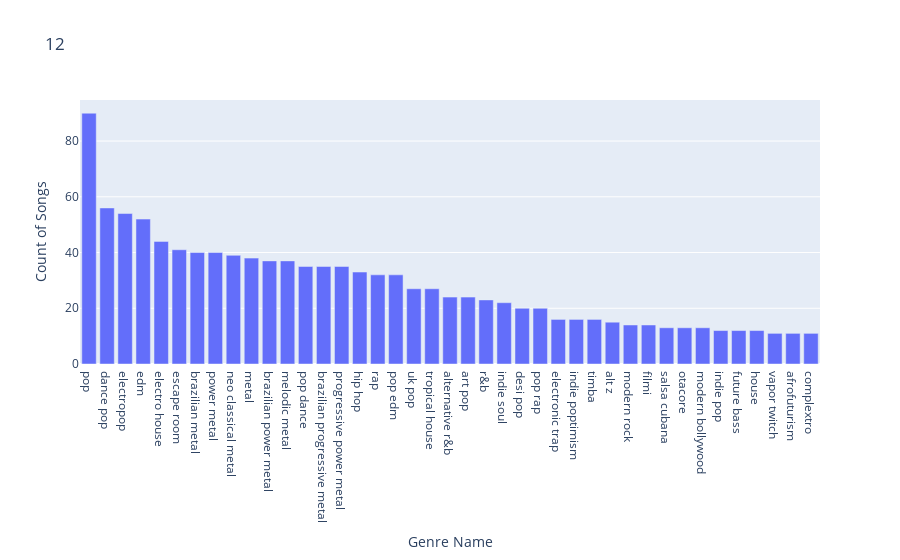
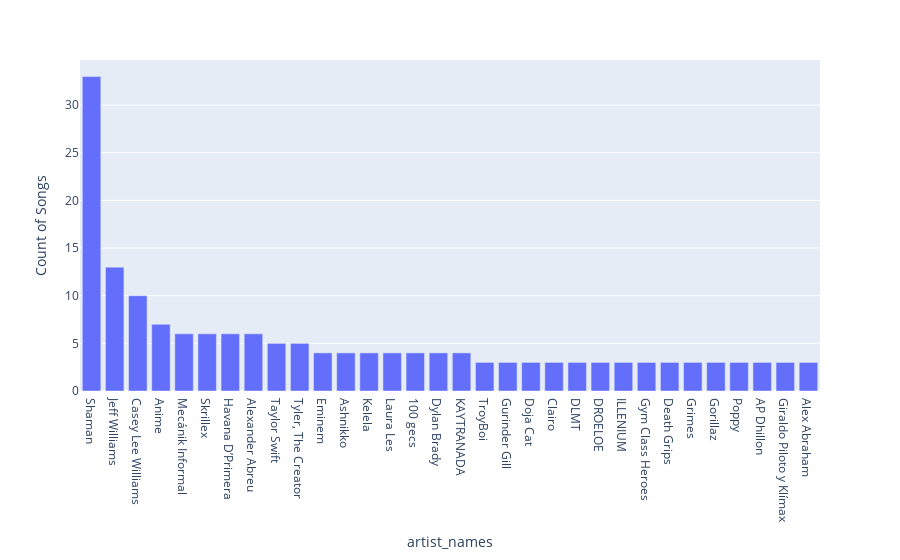

Notebook cell for these charts, in order:
### Markdown cell above
### Genre and Artist Based

### Code cell
###### Dataframe Cleanup
artist_genre_song = top50[["artist_names", "genres", "name"]]
artist_genre_song["artist_names"] = artist_genre_song["artist_names"].apply(literal_eval)
artist_genre_song["genres"] = artist_genre_song["genres"].apply(literal_eval)
artist_genre_song = artist_genre_song.explode('artist_names')
artist_genre_song = artist_genre_song.explode('genres')
artist_genre_song = artist_genre_song.explode('genres')

###### Creating Ranking for Genres & Artists respectively
genre_rank = artist_genre_song[["genres", "name"]].groupby(["genres"]).nunique().sort_values(by = 'name', ascending=False)
genre_rank = genre_rank[genre_rank["name"] > 5]

artist_rank = artist_genre_song[["artist_names", "name"]].groupby(["artist_names"]).nunique().sort_values(by = 'name', ascending=False)
artist_rank = artist_rank[artist_rank["name"] != 1]

###### Generating WordCloud

for i in [genre_rank, artist_rank]:
    d = i.to_dict()["name"]

    wordcloud = WordCloud(width = 1200, height = 800, background_color = 'white', colormap = 'Dark2')
    wordcloud.generate_from_frequencies(d)
    plt.figure()
    plt.imshow(wordcloud, interpolation="bilinear")
    plt.axis("off")
    font = {'family': 'numans',
        'color':  'darkred',
        'weight': 'bold',
        'size': 16,
        }

    if len(i) == len(genre_rank):
        plt.title("Most Listened to Genre", fontdict = font)
        
    else:
        plt.title("Most Listened to Artist", fontdict = font)
        
    
    plt.show()
genre_rank_bar = genre_rank[genre_rank["name"] > 10]
fig_genre = px.bar(genre_rank_bar, x = genre_rank_bar.index, y = 'name', labels = {'genres': 'Genre Name', 'name': "Count of Songs"})
fig_genre.show()

artist_rank_bar = artist_rank[artist_rank["name"] > 2]
fig_artist = px.bar(artist_rank_bar, x = artist_rank_bar.index, y = 'name', labels = {'genres': 'Artist Name', 'name': "Count of Songs"})
fig_artist.show()

### Figure 1 — Plotly figure (JSON) as saved in the notebook; plotly's stock layout.template omitted (floating-point values rounded to 4 significant figures)
{"data": [{"alignmentgroup": "True", "hovertemplate": "Genre Name=%{x}<br>Count of Songs=%{y}<extra></extra>", "legendgroup": "", "marker": {"color": "#636efa", "pattern": {"shape": ""}}, "name": "", "offsetgroup": "", "orientation": "v", "showlegend": false, "textposition": "auto", "type": "bar", "x": ["pop", "dance pop", "electropop", "edm", "electro house", "escape room", "brazilian metal", "power metal", "neo classical metal", "metal", "brazilian power metal", "melodic metal", "pop dance", "brazilian progressive metal", "progressive power metal", "hip hop", "rap", "pop edm", "uk pop", "tropical house", "alternative r&b", "art pop", "r&b", "indie soul", "desi pop", "pop rap", "electronic trap", "indie poptimism", "timba", "alt z", "modern rock", "filmi", "salsa cubana", "otacore", "modern bollywood", "indie pop", "future bass", "house", "vapor twitch", "afrofuturism", "complextro"], "xaxis": "x", "y": [90, 56, 54, 52, 44, 41, 40, 40, 39, 38, 37, 37, 35, 35, 35, 33, 32, 32, 27, 27, 24, 24, 23, 22, 20, 20, 16, 16, 16, 15, 14, 14, 13, 13, 13, 12, 12, 12, 11, 11, 11], "yaxis": "y"}], "layout": {"barmode": "relative", "legend": {"tracegroupgap": 0}, "title": {"text": "12"}, "xaxis": {"anchor": "y", "domain": [0, 1], "title": {"text": "Genre Name"}}, "yaxis": {"anchor": "x", "domain": [0, 1], "title": {"text": "Count of Songs"}}}}

### Figure 2 — Plotly figure (JSON) as saved in the notebook; plotly's stock layout.template omitted (floating-point values rounded to 4 significant figures)
{"data": [{"alignmentgroup": "True", "hovertemplate": "artist_names=%{x}<br>Count of Songs=%{y}<extra></extra>", "legendgroup": "", "marker": {"color": "#636efa", "pattern": {"shape": ""}}, "name": "", "offsetgroup": "", "orientation": "v", "showlegend": false, "textposition": "auto", "type": "bar", "x": ["Shaman", "Jeff Williams", "Casey Lee Williams", "Anime", "Mecánik Informal", "Skrillex", "Havana D’Primera", "Alexander Abreu", "Taylor Swift", "Tyler, The Creator", "Eminem", "Ashnikko", "Kelela", "Laura Les", "100 gecs", "Dylan Brady", "KAYTRANADA", "TroyBoi", "Gurinder Gill", "Doja Cat", "Clairo", "DLMT", "DROELOE", "ILLENIUM", "Gym Class Heroes", "Death Grips", "Grimes", "Gorillaz", "Poppy", "AP Dhillon", "Giraldo Piloto y Klímax", "Alex Abraham"], "xaxis": "x", "y": [33, 13, 10, 7, 6, 6, 6, 6, 5, 5, 4, 4, 4, 4, 4, 4, 4, 3, 3, 3, 3, 3, 3, 3, 3, 3, 3, 3, 3, 3, 3, 3], "yaxis": "y"}], "layout": {"barmode": "relative", "legend": {"tracegroupgap": 0}, "margin": {"t": 60}, "xaxis": {"anchor": "y", "domain": [0, 1], "title": {"text": "artist_names"}}, "yaxis": {"anchor": "x", "domain": [0, 1], "title": {"text": "Count of Songs"}}}}
